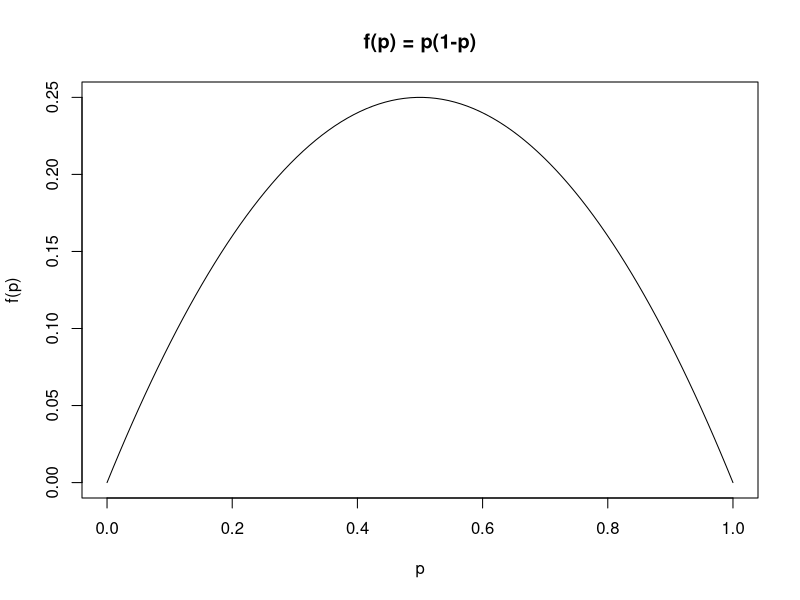

Source code (R):
## ---- chunk 1
x <- c(1,2,3)
y <- c(6,5,4)

## ---- chunk 2
x^2
## ---- chunk 3
x*y
## ---- chunk 4
x[1] * y[2]
## ---- chunk 5
z <- (20:50)
z_squared <-z^2
sum(z_squared)
## ---- chunk 6

n <- 100
sum_of_first_100 <- n * (n + 1) / 2
sum_of_first_100 

## ---- chunk 7

p <- seq(0, 1, length.out = 100)
f_p <- p * (1 - p)
plot(p, f_p, type = "l", main = "f(p) = p(1-p)", xlab = "p", ylab = "f(p)")

## ---- chunk 8

a = 3;
b = 4;
c = sqrt(a^2 + b^2); # Some Basic Math as required in this question
cat("If two sideds of a right triangle are a=3 and b=4, then the hypotenuse is equal to ",c) 

